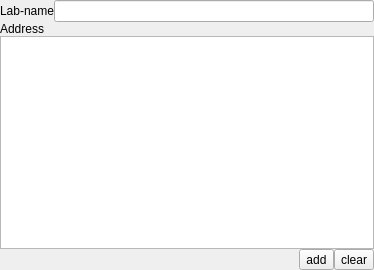
<?xml version="1.0" encoding="UTF-8"?>
<ui version="4.0">
 <class>Form</class>
 <widget class="QWidget" name="Form">
  <property name="geometry">
   <rect>
    <x>0</x>
    <y>0</y>
    <width>374</width>
    <height>270</height>
   </rect>
  </property>
  <property name="windowTitle">
   <string>Form</string>
  </property>
  <layout class="QGridLayout" name="gridLayout">
   <property name="margin">
    <number>0</number>
   </property>
   <property name="spacing">
    <number>0</number>
   </property>
   <item row="0" column="0">
    <widget class="QLabel" name="label">
     <property name="text">
      <string>Lab-name</string>
     </property>
    </widget>
   </item>
   <item row="0" column="1">
    <widget class="QLineEdit" name="lineEdit"/>
   </item>
   <item row="1" column="0">
    <widget class="QLabel" name="label_2">
     <property name="text">
      <string>Address</string>
     </property>
    </widget>
   </item>
   <item row="2" column="0" colspan="2">
    <widget class="QTextEdit" name="textEdit"/>
   </item>
   <item row="3" column="0" colspan="2">
    <layout class="QHBoxLayout" name="horizontalLayout">
     <property name="spacing">
      <number>0</number>
     </property>
     <item>
      <spacer name="horizontalSpacer">
       <property name="orientation">
        <enum>Qt::Horizontal</enum>
       </property>
       <property name="sizeHint" stdset="0">
        <size>
         <width>40</width>
         <height>20</height>
        </size>
       </property>
      </spacer>
     </item>
     <item>
      <widget class="QToolButton" name="toolButton">
       <property name="text">
        <string>add</string>
       </property>
      </widget>
     </item>
     <item>
      <widget class="QToolButton" name="toolButton_2">
       <property name="text">
        <string>clear</string>
       </property>
      </widget>
     </item>
    </layout>
   </item>
  </layout>
 </widget>
 <resources/>
 <connections/>
</ui>
